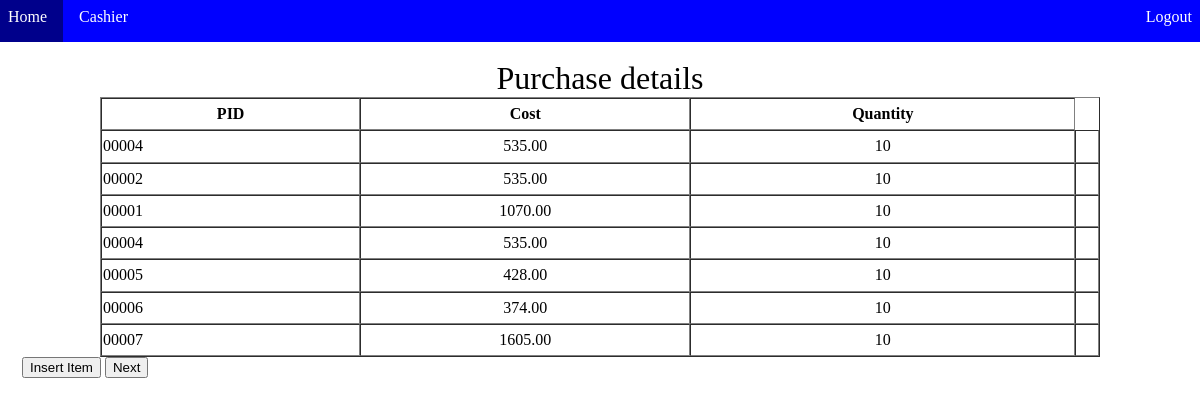
/FrontEnd/customer_list.php (signed in), run on the app's committed database.
### tables this page shows
CREATE TABLE `cust_list` (
  `PID` varchar(14) DEFAULT NULL,
  `CID` varchar(11) DEFAULT NULL,
  `Cost` decimal(20,2) DEFAULT 0.00,
  `Quantity` int(11) DEFAULT 1,
  `SNo` int(11) NOT NULL AUTO_INCREMENT,
  PRIMARY KEY (`SNo`),
  KEY `fk_CID` (`CID`),
  CONSTRAINT `fk_CID` FOREIGN KEY (`CID`) REFERENCES `Customer` (`CID`)
);

### FrontEnd/customer_list.php (the view, shortened to what this page needs)
<?php
include('./dbconfig.php');
?>
<!DOCTYPE html>
<html>
<head>
</head>
<body style="margin: -8px">
	<ul>
		<li><a href="Cashier.php" style="color: white;text-decoration:none">Home</a></li>
	    <li>Cashier</li>
<?php
  if(!isset($_SESSION['sess_user']))
  {
?>
 		<li style="float: right;"><a href="login.php" style="color: white;text-decoration:none">Login</a></li>
<?php
  } else{
?>
		<li style="float: right;"><a href="logout.php" style="color:white;text-decoration:none">Logout</a></li>
<?php
  }
?>
	</ul>
	<br>
	<center>
		<table cellspacing=0 border=1 width="1000" height="260" >
			<caption>Purchase details</caption>
			<tr>
				<th>PID</th>
				<th>Cost</th>
				<th>Quantity</th>
			</tr>
	<?php
		$query=mysqli_query($conn,"SELECT * FROM cust_list WHERE CID=(SELECT MAX(CID) FROM Customer)");
			while($row = mysqli_fetch_assoc($query))
			{
				$PID=$row['PID'];
				$Cost=$row['Cost'];
				$Quantity=$row['Quantity'];
				echo '<tr>' . '<td>';
			    echo $PID . '<br/>' . '<td>'.'</center>'.'<center>';
				echo $Cost. '<br/>' . '<td>'.'</center>'.'<center>';
				echo $Quantity. '<br/>' . '<td>'.'</center>'.'<center>';
			}
	?>
	</center>
	<span>
		<button style="margin-left:30px;"  type="submit" onclick = "location.href = 'insert_cust_list.php'" class ="btn btn-primary btn-lg" >Insert Item</button>
		<button style="margin-right:10px"  type="submit" onclick = "location.href = ' Print_for_customer.php'" class ="btn btn-primary btn-lg" >Next</button><br/>
	</span>
</body>
</html>

### FrontEnd/customer_list.php (style rules this page uses)
ul { list-style-type: none; border: 1px blue; margin: 0; padding: 0; overflow: hidden; background-color: blue; }
ul li { float: left; display: block; color: white; text-align: center; padding: 16px; }
caption { font-size: 200%; }

### data on the page
cust_list: PID "00004", Cost "535.00", Quantity "10"
cust_list: PID "00002", Cost "535.00", Quantity "10"
cust_list: PID "00001", Cost "1070.00", Quantity "10"
cust_list: PID "00004", Cost "535.00", Quantity "10"
cust_list: PID "00005", Cost "428.00", Quantity "10"
cust_list: PID "00006", Cost "374.00", Quantity "10"
cust_list: PID "00007", Cost "1605.00", Quantity "10"
